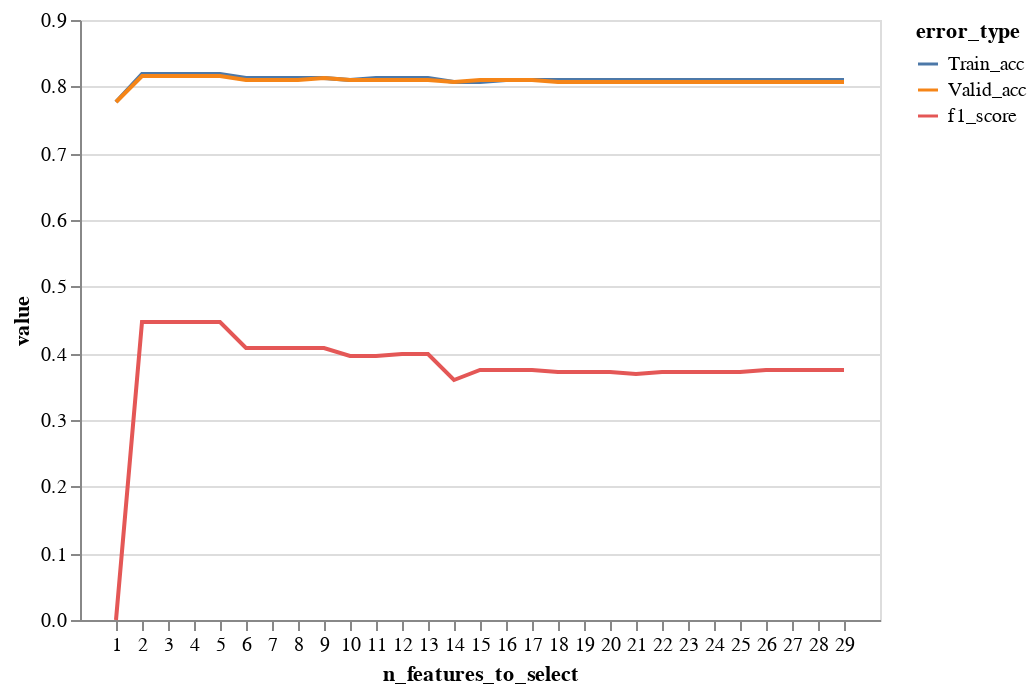

Notebook code cell kept with this figure:
### Code cell
df = pd.DataFrame(columns = ['n_features_to_select','Train_acc', 'Valid_acc','f1_score']) 

for n in range(1,30):
    lr = LogisticRegression(max_iter = 10000)
    rfe = RFE(estimator = lr, n_features_to_select = n)
    rfe.fit(X_train, y_train)
    X_train_sel = X_train.iloc[:, rfe.support_]
    X_valid_sel = X_valid.iloc[:, rfe.support_]
    lr.fit(X_train_sel,y_train)
    train_acc = lr.score(X_train_sel,y_train)
    valid_acc = lr.score(X_valid_sel,y_valid)
    f1 = f1_score(y_valid, lr.predict(X_valid_sel))
    df = df.append({'n_features_to_select':n, 'Train_acc':train_acc, 'Valid_acc':valid_acc,'f1_score':f1},ignore_index = True)

df_melt = pd.melt(df, id_vars=['n_features_to_select'], value_vars=['Train_acc','Valid_acc','f1_score'],
            var_name='error_type', value_name='value')


alt.Chart(df_melt).mark_line().encode(
    x='n_features_to_select:N',
    y='value:Q',
    color = 'error_type'
).configure_scale(round = True).configure_axisX(labelAngle=0)

### Figure 1 — Vega-Lite specification as saved in the notebook (floating-point values rounded to 4 significant figures)
{"$schema": "https://vega.github.io/schema/vega-lite/v3.4.0.json", "config": {"axisX": {"labelAngle": 0}, "mark": {"tooltip": null}, "scale": {"round": true}, "view": {"height": 300, "width": 400}}, "data": {"name": "data-0f5cf26878c25371cc0dbaa1439c6ffa"}, "datasets": {"data-0f5cf26878c25371cc0dbaa1439c6ffa": [{"error_type": "Train_acc", "n_features_to_select": 1, "value": 0.7764}, {"error_type": "Train_acc", "n_features_to_select": 2, "value": 0.818}, {"error_type": "Train_acc", "n_features_to_select": 3, "value": 0.818}, {"error_type": "Train_acc", "n_features_to_select": 4, "value": 0.818}, {"error_type": "Train_acc", "n_features_to_select": 5, "value": 0.8182}, {"error_type": "Train_acc", "n_features_to_select": 6, "value": 0.8123}, {"error_type": "Train_acc", "n_features_to_select": 7, "value": 0.8123}, {"error_type": "Train_acc", "n_features_to_select": 8, "value": 0.8124}, {"error_type": "Train_acc", "n_features_to_select": 9, "value": 0.8131}, {"error_type": "Train_acc", "n_features_to_select": 10, "value": 0.8113}, {"error_type": "Train_acc", "n_features_to_select": 11, "value": 0.8119}, {"error_type": "Train_acc", "n_features_to_select": 12, "value": 0.8117}, {"error_type": "Train_acc", "n_features_to_select": 13, "value": 0.8117}, {"error_type": "Train_acc", "n_features_to_select": 14, "value": 0.8072}, {"error_type": "Train_acc", "n_features_to_select": 15, "value": 0.8081}, {"error_type": "Train_acc", "n_features_to_select": 16, "value": 0.809}, {"error_type": "Train_acc", "n_features_to_select": 17, "value": 0.8091}, {"error_type": "Train_acc", "n_features_to_select": 18, "value": 0.8098}, {"error_type": "Train_acc", "n_features_to_select": 19, "value": 0.8098}, {"error_type": "Train_acc", "n_features_to_select": 20, "value": 0.8096}, {"error_type": "Train_acc", "n_features_to_select": 21, "value": 0.8094}, {"error_type": "Train_acc", "n_features_to_select": 22, "value": 0.8093}, {"error_type": "Train_acc", "n_features_to_select": 23, "value": 0.8097}, {"error_type": "Train_acc", "n_features_to_select": 24, "value": 0.8092}, {"error_type": "Train_acc", "n_features_to_select": 25, "value": 0.8095}, {"error_type": "Train_acc", "n_features_to_select": 26, "value": 0.8094}, {"error_type": "Train_acc", "n_features_to_select": 27, "value": 0.8091}, {"error_type": "Train_acc", "n_features_to_select": 28, "value": 0.8093}, {"error_type": "Train_acc", "n_features_to_select": 29, "value": 0.8093}, {"error_type": "Valid_acc", "n_features_to_select": 1, "value": 0.777}, {"error_type": "Valid_acc", "n_features_to_select": 2, "value": 0.8165}, {"error_type": "Valid_acc", "n_features_to_select": 3, "value": 0.8165}, {"error_type": "Valid_acc", "n_features_to_select": 4, "value": 0.8165}, {"error_type": "Valid_acc", "n_features_to_select": 5, "value": 0.8168}, {"error_type": "Valid_acc", "n_features_to_select": 6, "value": 0.8113}, {"error_type": "Valid_acc", "n_features_to_select": 7, "value": 0.8113}, {"error_type": "Valid_acc", "n_features_to_select": 8, "value": 0.8115}, {"error_type": "Valid_acc", "n_features_to_select": 9, "value": 0.8123}, {"error_type": "Valid_acc", "n_features_to_select": 10, "value": 0.8108}, {"error_type": "Valid_acc", "n_features_to_select": 11, "value": 0.8107}, {"error_type": "Valid_acc", "n_features_to_select": 12, "value": 0.8112}, {"error_type": "Valid_acc", "n_features_to_select": 13, "value": 0.8112}, {"error_type": "Valid_acc", "n_features_to_select": 14, "value": 0.808}, {"error_type": "Valid_acc", "n_features_to_select": 15, "value": 0.8092}, {"error_type": "Valid_acc", "n_features_to_select": 16, "value": 0.8093}, {"error_type": "Valid_acc", "n_features_to_select": 17, "value": 0.8095}, {"error_type": "Valid_acc", "n_features_to_select": 18, "value": 0.8077}, {"error_type": "Valid_acc", "n_features_to_select": 19, "value": 0.8077}, {"error_type": "Valid_acc", "n_features_to_select": 20, "value": 0.8077}, {"error_type": "Valid_acc", "n_features_to_select": 21, "value": 0.807}, {"error_type": "Valid_acc", "n_features_to_select": 22, "value": 0.8078}, {"error_type": "Valid_acc", "n_features_to_select": 23, "value": 0.8073}, {"error_type": "Valid_acc", "n_features_to_select": 24, "value": 0.8078}, {"error_type": "Valid_acc", "n_features_to_select": 25, "value": 0.8075}, {"error_type": "Valid_acc", "n_features_to_select": 26, "value": 0.808}, {"error_type": "Valid_acc", "n_features_to_select": 27, "value": 0.8083}, {"error_type": "Valid_acc", "n_features_to_select": 28, "value": 0.8083}, {"error_type": "Valid_acc", "n_features_to_select": 29, "value": 0.8083}, {"error_type": "f1_score", "n_features_to_select": 1, "value": 0}, {"error_type": "f1_score", "n_features_to_select": 2, "value": 0.4465}, {"error_type": "f1_score", "n_features_to_select": 3, "value": 0.4465}, {"error_type": "f1_score", "n_features_to_select": 4, "value": 0.4465}, {"error_type": "f1_score", "n_features_to_select": 5, "value": 0.4469}, {"error_type": "f1_score", "n_features_to_select": 6, "value": 0.4079}, {"error_type": "f1_score", "n_features_to_select": 7, "value": 0.4079}, {"error_type": "f1_score", "n_features_to_select": 8, "value": 0.4082}, {"error_type": "f1_score", "n_features_to_select": 9, "value": 0.4086}, {"error_type": "f1_score", "n_features_to_select": 10, "value": 0.3953}, {"error_type": "f1_score", "n_features_to_select": 11, "value": 0.3951}, {"error_type": "f1_score", "n_features_to_select": 12, "value": 0.3983}, {"error_type": "f1_score", "n_features_to_select": 13, "value": 0.3983}, {"error_type": "f1_score", "n_features_to_select": 14, "value": 0.3586}, {"error_type": "f1_score", "n_features_to_select": 15, "value": 0.376}, {"error_type": "f1_score", "n_features_to_select": 16, "value": 0.3749}, {"error_type": "f1_score", "n_features_to_select": 17, "value": 0.3758}, {"error_type": "f1_score", "n_features_to_select": 18, "value": 0.3715}, {"error_type": "f1_score", "n_features_to_select": 19, "value": 0.3715}, {"error_type": "f1_score", "n_features_to_select": 20, "value": 0.3728}, {"error_type": "f1_score", "n_features_to_select": 21, "value": 0.37}, {"error_type": "f1_score", "n_features_to_select": 22, "value": 0.3723}, {"error_type": "f1_score", "n_features_to_select": 23, "value": 0.3724}, {"error_type": "f1_score", "n_features_to_select": 24, "value": 0.373}, {"error_type": "f1_score", "n_features_to_select": 25, "value": 0.3726}, {"error_type": "f1_score", "n_features_to_select": 26, "value": 0.3746}, {"error_type": "f1_score", "n_features_to_select": 27, "value": 0.3743}, {"error_type": "f1_score", "n_features_to_select": 28, "value": 0.3743}, {"error_type": "f1_score", "n_features_to_select": 29, "value": 0.3743}]}, "encoding": {"color": {"field": "error_type", "type": "nominal"}, "x": {"field": "n_features_to_select", "type": "nominal"}, "y": {"field": "value", "type": "quantitative"}}, "mark": "line"}
